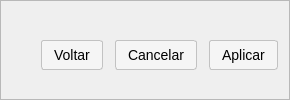
                <widget class="QFrame" name="frame_8">
                 <property name="styleSheet">
                  <string notr="true">QPushButton {
    background-color: #f5f5f5;
    color: #000000;
    border: 1px solid #c2c2c2;
    border-radius: 3px;
    padding: 6px 12px;
    font-size: 14px;
}

QPushButton:hover {
    background-color: #e0e0e0;
    border: 1px solid #e0e0e0;
}

QPushButton:pressed {
    background-color: #d0d0d0;
    border: 1px solid #888888;
}</string>
                 </property>
                 <property name="frameShape">
                  <enum>QFrame::Shape::StyledPanel</enum>
                 </property>
                 <property name="frameShadow">
                  <enum>QFrame::Shadow::Raised</enum>
                 </property>
                 <layout class="QHBoxLayout" name="horizontalLayout_10">
                  <property name="spacing">
                   <number>12</number>
                  </property>
                  <property name="leftMargin">
                   <number>0</number>
                  </property>
                  <property name="bottomMargin">
                   <number>0</number>
                  </property>
                  <item>
                   <spacer name="horizontalSpacer">
                    <property name="orientation">
                     <enum>Qt::Orientation::Horizontal</enum>
                    </property>
                    <property name="sizeHint" stdset="0">
                     <size>
                      <width>40</width>
                      <height>20</height>
                     </size>
                    </property>
                   </spacer>
                  </item>
                  <item>
                   <widget class="QPushButton" name="voltar">
                    <property name="text">
                     <string>Voltar</string>
                    </property>
                   </widget>
                  </item>
                  <item>
                   <widget class="QPushButton" name="cancelar">
                    <property name="text">
                     <string>Cancelar</string>
                    </property>
                   </widget>
                  </item>
                  <item>
                   <widget class="QPushButton" name="aplicar">
                    <property name="text">
                     <string>Aplicar</string>
                    </property>
                   </widget>
                  </item>
                 </layout>
                </widget>
